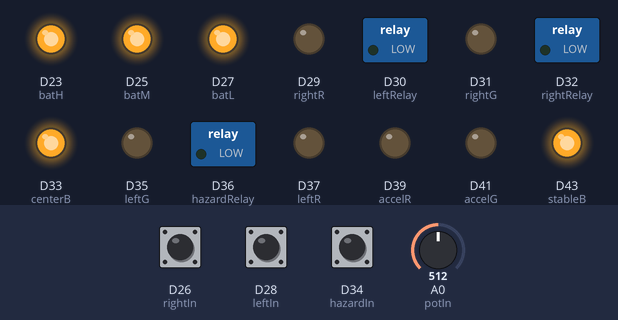
Bench run of a sketch on a simulated Arduino Due. Shown: switched loads named in the sketch (green lamp = pin HIGH), output pins drawn as LEDs (lit = HIGH). Dashed ring = blinking. Inputs (shaded band) come from the test bench; at power-on: A0 (potIn) = 512, D26 (rightIn) HIGH, D28 (leftIn) HIGH, D34 (hazardIn) HIGH. What the sketch prints to the serial monitor is not drawn.

Above: at 1.2 s.
1.3 s: A0 (potIn) set to 572
2.8 s: A0 (potIn) set to 594
At 3.7 s:
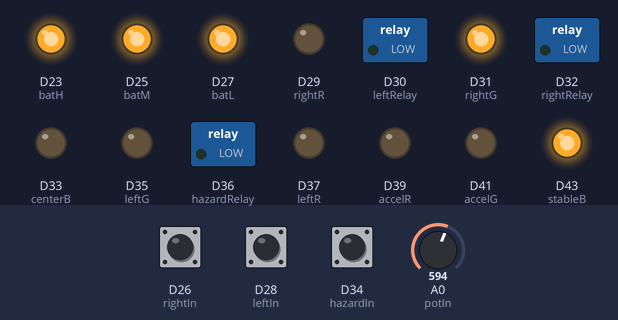
4.3 s: D26 (rightIn) pulled LOW for 3.2 s
At 5.05 s:
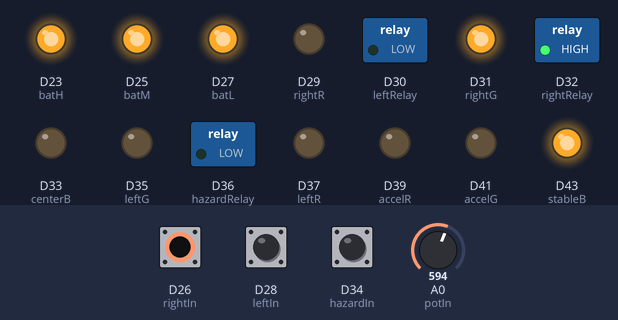
9.0 s: D28 (leftIn) pulled LOW for 1 s
At 9.9 s:
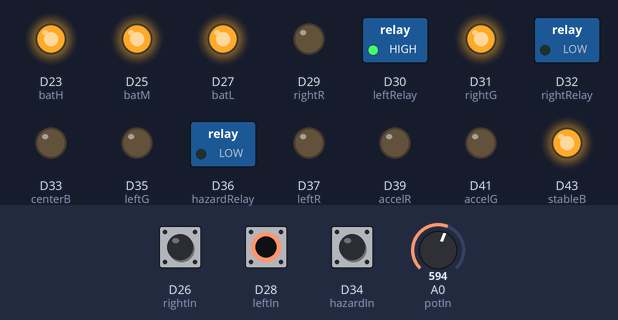
11.5 s: D34 (hazardIn) pulled LOW for 1 s
At 12.4 s:
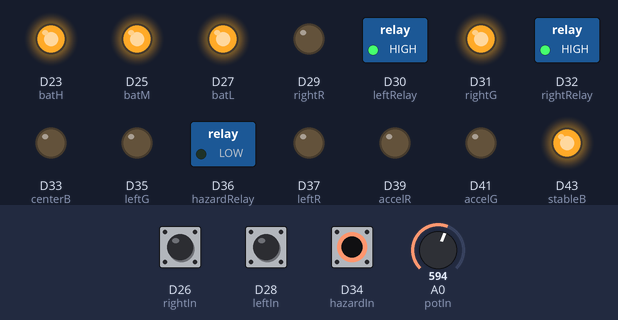
14.0 s: A0 (potIn) set to 677
15.5 s: A0 (potIn) set to 702
At 17.0 s:
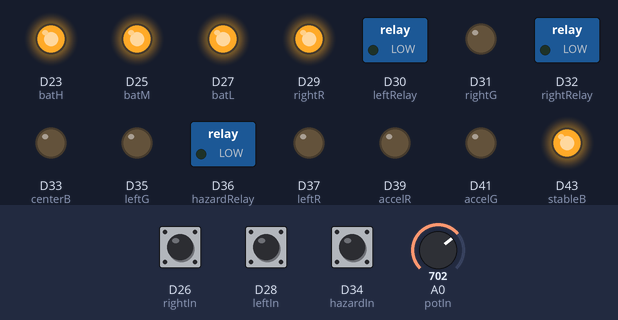
Timing chart, 0 to 18.0 s (numbered marks = the images above; inputs shaded):
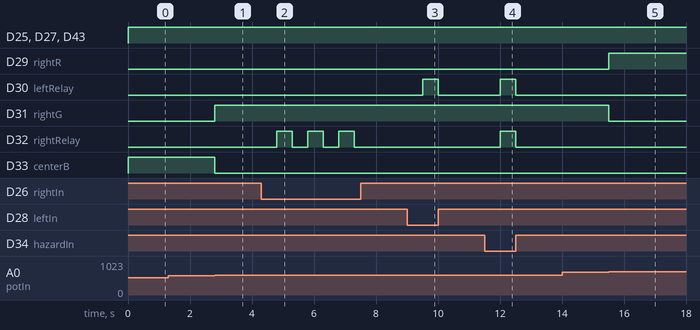

Measured:
- the behaviour switches between 580 and 581 on A0 (potIn) (found by bisection; images 0 and 1)
- the behaviour switches between 694 and 695 on A0 (potIn) (found by bisection; images 4 and 5)
- after the input at 2.8 s, D31 (rightG): LOW → HIGH at once; D33 (centerB): HIGH → LOW at once
- after the input at 4.3 s, D32 (rightRelay): alternates HIGH for 0.50 s and LOW for 0.50 s, 6 changes in all, then stays LOW, starting after 0.50 s
- after the input at 9.0 s, D30 (leftRelay): LOW → HIGH after 0.50 s, → LOW 0.50 s later
- after the input at 11.5 s, D30 (leftRelay), D32 (rightRelay): LOW → HIGH after 0.50 s, → LOW 0.50 s later
- after the input at 15.5 s, D29 (rightR): LOW → HIGH at once; D31 (rightG): HIGH → LOW at once

The sketch:

Main.ino
```cpp
#include <Arduino.h>

#include <DueTimer.h>

//Battery LED Placement
//BatH    : 23
//batM    : 25
//batL    : 27
//lastLap : 49
//Blinker LED + Pin Placement
//rightIn     : 26
//leftIn      : 28
//hazardIn    : 34
//rightRelay  : 32
//leftRelay   : 30
//hazardRelay : 36
//Acceleration LED + Pin Placement
//accelR  : 39
//accelG  : 41
//stableB : 43
//decelG  : 45
//decelR  : 47
//Potentiometer LED + Pin Placement
//rightR  : 29
//rightG  : 31
//centerB : 33
//leftG   : 35
//leftR   : 37
//potIn   : A0
void setup() {
  Serial.begin(115200); //Begin serial at a 115200 baud rate for communicating to and from the udoo
  //Initializations
  accelerationSetup();
  batLvlSetup();
  blinkersSetup();
  potentiometerSetup();

}

void loop() {
  batLvl(52.0, false);
  turnAng(potRead());
  accelLED(0);
}
```

Acceleration.ino
```cpp
#include <Arduino.h>

//VARIABLES//

//LED pins
#define accelR 39
#define accelG 41
#define stableB 43
#define decelG 45
#define decelR 47
//trying

//Setting LEDs
volatile bool accelBoolR = false;
volatile bool accelBoolG = false;
volatile bool stableBoolB = false;
volatile bool decelBoolG = false;
volatile bool decelBoolR = false;

//Initilization Method
//Meant to be called in setup loop in main code to initilaize the functions
void accelerationSetup() {
  pinMode(accelR, OUTPUT);
  pinMode(accelG, OUTPUT);
  pinMode(stableB, OUTPUT);
  pinMode(decelG, OUTPUT);
  pinMode(decelR, OUTPUT);
}

//METHODS//
void accelLED(float delta) {
  //Turn off LEDs that were on to be reset later
  if (digitalRead(accelR)) accelBoolR = false;
  if (digitalRead(accelG)) accelBoolG = false;
  if (digitalRead(stableB)) stableBoolB = false;
  if (digitalRead(decelG)) decelBoolG = false;
  if (digitalRead(decelR)) decelBoolR = false;

  //Test angle and set LED on based on cool stuff a.k.a. data
  if (delta < -2) {
    accelBoolR = true;
  }
  else if (delta >= -2 && delta < -.5) {
    accelBoolG = true;
  }
  else if (delta >= -0.5 && delta <= 0.5) {
    stableBoolB = true;
  }
  else if (delta > .5 && delta <= 2 ) {
    decelBoolG = true;
  }
  else {
    decelBoolR = true;
  }
  digitalWrite(accelR, accelBoolR);
  digitalWrite(accelG, accelBoolG);
  digitalWrite(stableB, stableBoolB);
  digitalWrite(decelG, decelBoolG);
  digitalWrite(decelR, decelBoolR);
}
```

BatteryLevel.ino
```cpp
#include <Arduino.h>

//VARIABLES//

//LED Pins
#define batH 23
#define batM 25
#define batL 27
#define lastLap 49

//Setting LEDs
volatile bool batBoolL = false;
volatile bool batBoolM = false;
volatile bool batBoolH = false;
volatile bool lastLapBool = false;

//Initialization Method
//Meant to be called in setup loop in main code to initilaize the functions
void batLvlSetup() {
  pinMode(batH, OUTPUT);
  pinMode(batM, OUTPUT);
  pinMode(batL, OUTPUT);
}

//METHODS//
void batLvl (float voltage, bool last) {
  //Set the initial pin states
  batBoolL = true;
  batBoolM = false;
  batBoolH = false;
  //Check Input then set pins high based on input
  if (voltage >= 48.0) {
    batBoolM = true;
    if (voltage >= 50.0) {
      batBoolH = true;
    }
  }
  if (last) {
    lastLapBool = true;
  }
  else {
    lastLapBool = false;
  }
  digitalWrite(batH, batBoolH);
  digitalWrite(batM, batBoolM);
  digitalWrite(batL, batBoolL);
  digitalWrite(lastLap, lastLapBool);
}
```

Blinkers.ino
```cpp
#include <Arduino.h>

//Variables//

//Switch Pins
#define rightIn 26
#define leftIn 28
#define hazardIn 34
//LED Pins
#define leftRelay 30
#define rightRelay 32
#define hazardRelay 36
//Blink Interval
const int blinkT = 500000; //delay time in microseconds

//Initialize Method
//Meant to be called in setup loop in main code to initilaize the functions
void blinkersSetup() {
  //Set pin modes
  pinMode(rightIn, INPUT_PULLUP);
  pinMode(rightRelay, OUTPUT);
  pinMode(leftIn, INPUT_PULLUP);
  pinMode(leftRelay, OUTPUT);
  pinMode(hazardIn, INPUT_PULLUP);
  pinMode(hazardRelay, OUTPUT);

  //Attach interrupts to pins as to not eat up clock time
  Timer1.attachInterrupt(blinkR);
  //refer to RIGHT BLINK METHOD
  attachInterrupt(digitalPinToInterrupt(rightIn), switchR, CHANGE);
  // refer to RIGHT SWITCH METHOD
  Timer2.attachInterrupt(blinkL);
  //refert to LEFT BLINK METHOD
  attachInterrupt(digitalPinToInterrupt(leftIn), switchL, CHANGE);
  // refer to LEFT SWITCH METHOD
  Timer3.attachInterrupt(hazardBlink);
  //refer to HAZARD BLINK METHOD
  attachInterrupt(digitalPinToInterrupt(hazardIn), hazardSwitch, CHANGE);
  // refer to HAZARD SWITCH METHOD

}

//METHODS//
//Method triggered by switch interupt to begin or turn off the right blinker timer
void switchR() {
  if (!digitalRead(rightIn) && digitalRead(hazardIn)) {
    Timer1.start(blinkT);
    //Start timer for Right blinker (refer to RIGHT BLINK METHOD)
  }
  else if (digitalRead(hazardIn)) {
    Timer1.stop();
    digitalWrite(rightRelay, LOW);
  }
}

//Method triggered by switch interrupt to begin or turn off the left blinker timer
void switchL() {

  if (!digitalRead(leftIn) && digitalRead(hazardIn)) {
    Timer2.start(blinkT);
    //Start timer for Left blinker (refer to LEFT BLINK METHOD)
  }
  else if (digitalRead(hazardIn)) {
    Timer2.stop();
    digitalWrite(leftRelay, LOW);
  }

}

//Method to turn on hazards
//hazardous method, not haphazardly coded(hopefully)
void hazardSwitch() {
  if (!digitalRead(hazardIn)) {
    Timer1.stop();
    Timer2.stop();
    Timer3.start(blinkT);
  }
  else {
    Timer3.stop();
    digitalWrite(rightRelay, LOW);
    digitalWrite(leftRelay, LOW);
    if (!digitalRead(rightIn)) Timer1.start(blinkT);
    if (!digitalRead(leftIn)) Timer2.start(blinkT);
  }

}

//Toggle with timers right
//RIGHT BLINK METHOD
void blinkR() {
  digitalWrite(rightRelay, !digitalRead(rightRelay));
}

//toggle with timers left
//LEFT BLINK METHOD
void blinkL() {
  digitalWrite(leftRelay, !digitalRead(leftRelay));
}

//toggle with timers hazard
//HAZARD BLINK METHOD
void hazardBlink() {
  digitalWrite(rightRelay, !digitalRead(rightRelay));
  digitalWrite(leftRelay, !digitalRead(leftRelay));
}
```

Potentiometer.ino
```cpp
#include <Arduino.h>

//the steering column turns 1.75 turns to max it out from all the way right to all the way left
//VARIABLES//

//LED Pins
#define rightR 29
#define rightG 31
#define centerB 33
#define leftG 35
#define leftR 37
//Analong In Pins
#define potIn A0

//Setting LEDs
volatile bool rightBoolR = false;
volatile bool rightBoolG = false;
volatile bool centerBoolB = false;
volatile bool leftBoolG = false;
volatile bool leftBoolR = false;

//Turning Angle Maximum
const int angleMax = 45; //Angle in degrees

//Initialization Method
//Meant to be called in setup loop in main code to initilaize the functions
void potentiometerSetup() {
  pinMode(rightR, OUTPUT);
  pinMode(rightG, OUTPUT);
  pinMode(centerB, OUTPUT);
  pinMode(leftG, OUTPUT);
  pinMode(leftR, OUTPUT);
  pinMode(potIn, INPUT);
}

//METHODS//

//Method for determining what LEDs on the dashboard to turn on based on an interger input
void turnAng(int angle) {
  //Checks to turn off LEDs
  if (digitalRead(leftR)) leftBoolR = false;
  if (digitalRead(leftG)) leftBoolG = false;
  if (digitalRead(centerB)) centerBoolB = false;
  if (digitalRead(rightG)) rightBoolG = false;
  if (digitalRead(rightR)) rightBoolR = false;

  //Tests angle then sets the LED on that needs to be on based on what the input is
  if (angle < -15) {
    leftBoolR = true;
  }
  else if (angle >= -15 && angle < -5) {
    leftBoolG = true;
  }
  else if (angle >= -5 && angle <= 5) {
    centerBoolB = true;
  }
  else if (angle > 5 && angle <= 15) {
    rightBoolG = true;
  }
  else {
    rightBoolR = true;
  }
  digitalWrite(leftR, leftBoolR);
  digitalWrite(leftG, leftBoolG);
  digitalWrite(centerB, centerBoolB);
  digitalWrite(rightG, rightBoolG);
  digitalWrite(rightR, rightBoolR);
}

//Method Variables
float val;
float ang;
//Method for reading the potentiometer values and returning an integer
//to be printed to the serial line and to the leds on the dashboard
int potRead() {
  val = analogRead(potIn);
  ang = floor(angleMax * ((val - 512) / 512));
  Serial.println(ang);
  return ang;
}
```
